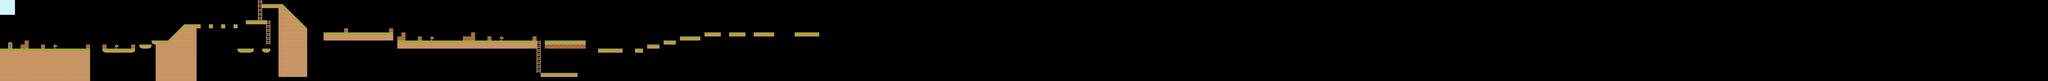

This is a level from a 2D game, rendered from its Tiled map with the project's own tilesets. A one-line summary and the map file follow, with tile-layer data summarised:
An orthogonal 500x20 tile map with 70x70 px tiles, 1 tile layer (Collision), 8 tilesets, 1 image layer and 47 objects.

<map version="1.0" orientation="orthogonal" renderorder="right-down" width="500" height="20" tilewidth="70" tileheight="70" nextobjectid="200">
 <tileset firstgid="1" name="Tiles" tilewidth="70" tileheight="70" spacing="2" tilecount="156">
  <image source="../images/tiles.png" width="914" height="936" />
  <tile id="8">
   <properties>
    <property name="points" value="0,0 1,1 0,1" />
   </properties>
  </tile>
  <tile id="19">
   <properties>
    <property name="ladder" value="true" />
    <property name="sensor" value="true" />
   </properties>
  </tile>
  <tile id="25">
   <properties>
    <property name="sensor" value="true" />
   </properties>
  </tile>
  <tile id="31">
   <properties>
    <property name="ladder" value="true" />
    <property name="sensor" value="true" />
   </properties>
  </tile>
  <tile id="32">
   <properties>
    <property name="points" value="0,1 1,0 1,1" />
   </properties>
  </tile>
  <tile id="40">
   <properties>
    <property name="sensor" value="true" />
   </properties>
  </tile>
  <tile id="69">
   <properties>
    <property name="sensor" value="true" />
   </properties>
  </tile>
  <tile id="81">
   <properties>
    <property name="sensor" value="true" />
   </properties>
  </tile>
  <tile id="98">
   <properties>
    <property name="sensor" value="true" />
   </properties>
  </tile>
 </tileset>
 <tileset firstgid="157" name="player" tilewidth="72" tileheight="97" tilecount="18">
  <image source="../images/player.png" width="1296" height="98" />
  <tile id="0">
   <properties>
    <property name="Class" value="Player" />
   </properties>
  </tile>
 </tileset>
 <tileset firstgid="175" name="collectables" tilewidth="70" tileheight="70" spacing="2" tilecount="39">
  <image source="../images/collectables.png" width="936" height="216" />
  <tile id="1">
   <properties>
    <property name="Class" value="Collectable" />
    <property name="amount" value="10" />
    <property name="sprite" value="coin_gold" />
   </properties>
  </tile>
  <tile id="2">
   <properties>
    <property name="bb" value="" />
   </properties>
  </tile>
  <tile id="12">
   <properties>
    <property name="Class" value="Heart" />
    <property name="strength" value="25" />
   </properties>
  </tile>
 </tileset>
 <tileset firstgid="214" name="doors" tilewidth="70" tileheight="110" tilecount="2">
  <image source="../images/doors.png" width="140" height="110" />
  <tile id="0">
   <properties>
    <property name="Class" value="Door" />
    <property name="open" value="true" />
    <property name="sprite" value="door_open" />
   </properties>
  </tile>
 </tileset>
 <tileset firstgid="216" name="enemies" tilewidth="72" tileheight="72" tilecount="9">
  <image source="../images/enemies.png" width="216" height="216" />
  <tile id="0">
   <properties>
    <property name="Class" value="Snail" />
    <property name="sprite" value="snail" />
   </properties>
  </tile>
  <tile id="1">
   <properties>
    <property name="Class" value="Slime" />
    <property name="sprite" value="slime" />
   </properties>
  </tile>
  <tile id="2">
   <properties>
    <property name="Class" value="Fly" />
    <property name="sprite" value="fly" />
   </properties>
  </tile>
 </tileset>
 <tileset firstgid="225" name="tiles" tilewidth="70" tileheight="70" tilecount="169">
  <image source="../images/tiles.png" width="914" height="936" />
 </tileset>
 <tileset firstgid="394" name="yiyecek" tilewidth="64" tileheight="64" tilecount="14">
  <image source="../images/yiyecek.png" width="896" height="64" />
  <tile id="0">
   <properties>
    <property name="Class" value="bezelye" />
    <property name="amount" value="10" />
    <property name="sprite" value="bezelye" />
   </properties>
  </tile>
  <tile id="1">
   <properties>
    <property name="Class" value="bezelye" />
    <property name="amount" value="10" />
    <property name="sprite" value="brokoli" />
   </properties>
  </tile>
  <tile id="2">
   <properties>
    <property name="Class" value="bezelye" />
    <property name="amount" value="10" />
    <property name="sprite" value="kiraz" />
   </properties>
  </tile>
  <tile id="3">
   <properties>
    <property name="Class" value="bezelye" />
    <property name="amount" value="10" />
    <property name="sprite" value="domates" />
   </properties>
  </tile>
  <tile id="4">
   <properties>
    <property name="Class" value="bezelye" />
    <property name="amount" value="10" />
    <property name="sprite" value="havuc" />
   </properties>
  </tile>
  <tile id="5">
   <properties>
    <property name="Class" value="bezelye" />
    <property name="amount" value="100" />
    <property name="sprite" value="kahv" />
   </properties>
  </tile>
  <tile id="6">
   <properties>
    <property name="Class" value="bezelye" />
    <property name="amount" value="10" />
    <property name="sprite" value="kavun" />
   </properties>
  </tile>
  <tile id="7">
   <properties>
    <property name="Class" value="bezelye" />
    <property name="amount" value="10" />
    <property name="sprite" value="sogan" />
   </properties>
  </tile>
  <tile id="8">
   <properties>
    <property name="Class" value="bezelye" />
    <property name="amount" value="10" />
    <property name="sprite" value="lahana" />
   </properties>
  </tile>
  <tile id="9">
   <properties>
    <property name="Class" value="bezelye" />
    <property name="amount" value="10" />
    <property name="sprite" value="limon" />
   </properties>
  </tile>
  <tile id="10">
   <properties>
    <property name="Class" value="bezelye" />
    <property name="amount" value="10" />
    <property name="sprite" value="misir" />
   </properties>
  </tile>
  <tile id="11">
   <properties>
    <property name="Class" value="bezelye" />
    <property name="amount" value="10" />
    <property name="sprite" value="pirasa" />
   </properties>
  </tile>
  <tile id="12">
   <properties>
    <property name="Class" value="bezelye" />
    <property name="amount" value="10" />
    <property name="sprite" value="turp" />
   </properties>
  </tile>
  <tile id="13">
   <properties>
    <property name="Class" value="bezelye" />
    <property name="amount" value="10" />
    <property name="sprite" value="elma" />
   </properties>
  </tile>
 </tileset>
 <tileset firstgid="408" name="zarar1" tilewidth="64" tileheight="64" tilecount="19">
  <image source="../images/zarar1.png" width="1216" height="64" />
  <tile id="0">
   <properties>
    <property name="Class" value="zarar" />
    <property name="amount" value="10" />
    <property name="sprite" value="z1" />
   </properties>
  </tile>
  <tile id="1">
   <properties>
    <property name="Class" value="zarar" />
    <property name="amount" value="10" />
    <property name="sprite" value="z2" />
   </properties>
  </tile>
  <tile id="2">
   <properties>
    <property name="Class" value="zarar" />
    <property name="amount" value="10" />
    <property name="sprite" value="z3" />
   </properties>
  </tile>
  <tile id="3">
   <properties>
    <property name="Class" value="zarar" />
    <property name="amount" value="10" />
    <property name="sprite" value="z4" />
   </properties>
  </tile>
  <tile id="4">
   <properties>
    <property name="Class" value="zarar" />
    <property name="amount" value="10" />
    <property name="sprite" value="z5" />
   </properties>
  </tile>
  <tile id="5">
   <properties>
    <property name="Class" value="zarar" />
    <property name="amount" value="10" />
    <property name="sprite" value="z6" />
   </properties>
  </tile>
  <tile id="6">
   <properties>
    <property name="Class" value="zarar" />
    <property name="amount" value="10" />
    <property name="sprite" value="z7" />
   </properties>
  </tile>
  <tile id="7">
   <properties>
    <property name="Class" value="zarar" />
    <property name="amount" value="10" />
    <property name="sprite" value="z8" />
   </properties>
  </tile>
  <tile id="8">
   <properties>
    <property name="Class" value="zarar" />
    <property name="amount" value="10" />
    <property name="sprite" value="z9" />
   </properties>
  </tile>
  <tile id="9">
   <properties>
    <property name="Class" value="zarar" />
    <property name="amount" value="10" />
    <property name="sprite" value="z10" />
   </properties>
  </tile>
  <tile id="10">
   <properties>
    <property name="Class" value="zarar" />
    <property name="amount" value="10" />
    <property name="sprite" value="z11" />
   </properties>
  </tile>
  <tile id="11">
   <properties>
    <property name="Class" value="zarar" />
    <property name="amount" value="10" />
    <property name="sprite" value="z12" />
   </properties>
  </tile>
  <tile id="12">
   <properties>
    <property name="Class" value="zarar" />
    <property name="amount" value="10" />
    <property name="sprite" value="z13" />
   </properties>
  </tile>
  <tile id="13">
   <properties>
    <property name="Class" value="zarar" />
    <property name="amount" value="10" />
    <property name="sprite" value="z14" />
   </properties>
  </tile>
  <tile id="14">
   <properties>
    <property name="Class" value="zarar" />
    <property name="amount" value="10" />
    <property name="sprite" value="z15" />
   </properties>
  </tile>
  <tile id="15">
   <properties>
    <property name="Class" value="zarar" />
    <property name="amount" value="10" />
    <property name="sprite" value="z16" />
   </properties>
  </tile>
  <tile id="16">
   <properties>
    <property name="Class" value="zarar" />
    <property name="amount" value="10" />
    <property name="sprite" value="z17" />
   </properties>
  </tile>
  <tile id="17">
   <properties>
    <property name="Class" value="zarar" />
    <property name="amount" value="10" />
    <property name="sprite" value="z18" />
   </properties>
  </tile>
  <tile id="18">
   <properties>
    <property name="Class" value="zarar" />
    <property name="amount" value="10" />
    <property name="sprite" value="z19" />
   </properties>
  </tile>
 </tileset>
 <imagelayer name="Background">
  <image source="../images/bg.png" />
 </imagelayer>
 <layer name="Collision" width="200" height="20">
  <properties>
   <property name="collision" value="true" />
  </properties>
  <data>[4000 cells, 653 non-empty, 18 distinct tile ids]</data>
 </layer>
 <objectgroup name="Sprites">
  <object id="94" gid="394" x="350" y="770" width="64" height="64" />
  <object id="133" gid="424" x="3990" y="420" width="64" height="64" />
  <object id="134" gid="424" x="3780" y="420" width="64" height="64" />
  <object id="135" gid="425" x="4130" y="840" width="64" height="64" />
  <object id="136" gid="398" x="4200" y="840" width="64" height="64" />
  <object id="137" gid="398" x="4270" y="840" width="64" height="64" />
  <object id="139" gid="407" x="1050" y="770" width="64" height="64" />
  <object id="141" gid="407" x="1050" y="770" width="64" height="64" />
  <object id="142" gid="407" x="1050" y="770" width="64" height="64" />
  <object id="144" gid="407" x="490" y="700" width="64" height="64" />
  <object id="145" gid="407" x="490" y="700" width="64" height="64" />
  <object id="146" gid="417" x="490" y="840" width="64" height="64" />
  <object id="148" gid="403" x="1260" y="770" width="64" height="64" />
  <object id="150" gid="403" x="2100" y="840" width="64" height="64" />
  <object id="151" gid="403" x="2100" y="840" width="64" height="64" />
  <object id="153" gid="157" x="140" y="770" width="72" height="97" rotation="46.0868" />
  <object id="156" gid="414" x="3220" y="420" width="64" height="64" />
  <object id="163" gid="416" x="5600" y="560" width="64" height="64" />
  <object id="165" gid="415" x="5950" y="560" width="64" height="64" />
  <object id="167" gid="425" x="6930" y="700" width="64" height="64" />
  <object id="168" gid="425" x="7070" y="700" width="64" height="64" />
  <object id="169" gid="396" x="2450" y="700" width="64" height="64" />
  <object id="170" gid="396" x="6300" y="490" width="64" height="64" />
  <object id="171" gid="395" x="6510" y="420" width="64" height="64" />
  <object id="172" gid="397" x="7490" y="630" width="64" height="64" />
  <object id="173" gid="398" x="6790" y="630" width="64" height="64" />
  <object id="174" gid="406" x="9310" y="1190" width="64" height="64" />
  <object id="175" gid="406" x="9380" y="1260" width="64" height="64" />
  <object id="176" gid="405" x="9520" y="1260" width="64" height="64" />
  <object id="177" gid="405" x="9590" y="1260" width="64" height="64" />
  <object id="178" gid="405" x="9660" y="1260" width="64" height="64" />
  <object id="179" gid="421" x="9380" y="700" width="64" height="64" />
  <object id="180" gid="421" x="9450" y="700" width="64" height="64" />
  <object id="181" gid="421" x="9590" y="700" width="64" height="64" />
  <object id="182" gid="421" x="9660" y="700" width="64" height="64" />
  <object id="184" gid="419" x="9800" y="700" width="64" height="64" />
  <object id="186" gid="410" x="10920" y="840" width="64" height="64" />
  <object id="189" gid="412" x="11410" y="700" width="64" height="64" />
  <object id="190" gid="413" x="12110" y="560" width="64" height="64" />
  <object id="191" gid="408" x="13020" y="560" width="64" height="64" />
  <object id="192" gid="411" x="7700" y="700" width="64" height="64" />
  <object id="193" gid="411" x="7840" y="700" width="64" height="64" />
  <object id="194" gid="411" x="8190" y="700" width="64" height="64" />
  <object id="195" gid="418" x="8680" y="700" width="64" height="64" />
  <object id="196" gid="420" x="8890" y="700" width="64" height="64" />
  <object id="197" gid="426" x="10360" y="840" width="64" height="64" />
  <object id="199" gid="426" x="10500" y="840" width="64" height="64" />
 </objectgroup>
</map>
